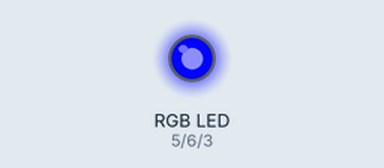
Bench run of a sketch on a simulated Arduino Uno, built with avr-gcc and run on an emulated ATmega328P. Shown: an RGB LED mixed from three pins (HIGH = lit).

Above: at 0.05 s.
At 1.95 s:
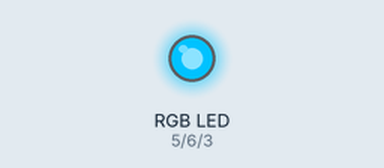
At 3.85 s:
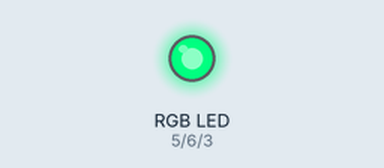
At 5.75 s:
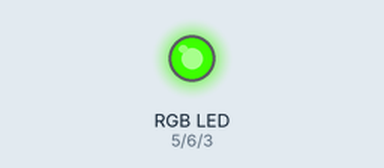
At 7.65 s:
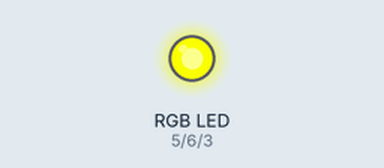
At 15.25 s:
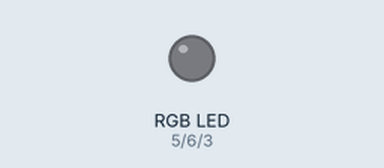
Timing chart, 0 to 19.9 s (numbered marks = the images above):
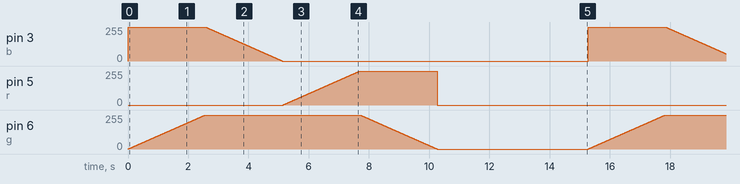

The sketch:

vibgyor.ino
```cpp
int b=3;
int r=5;
int g=6;

int t=10;
int i=0;
int j=0;
int k=0;

void setup()
{

pinMode (r,OUTPUT);
pinMode (g,OUTPUT);
pinMode (b,OUTPUT);

}//setup

void loop()
{
  //VIBGYOR
  for(i=0;i<=255;i++)
  {
    analogWrite(r,0);
    analogWrite(g,i);
    analogWrite(b,255);
    delay(t);
  }//for

  for(j=255;j>=0;j--)
  {
    analogWrite(r,0);
    analogWrite(g,255);
    analogWrite(b,j);
    delay(t);
  }//for

  for(k=0;k<=255;k++)
  {
    analogWrite(r,k);
    analogWrite(g,255);
    analogWrite(b,0);
    delay(t);
  }//for

  for(i=255;i>=0;i--)
  {
    analogWrite(r,255);
    analogWrite(g,i);
    analogWrite(b,0);
    delay(t);
  }//for

 analogWrite(r,0);
 analogWrite(g,0);
 analogWrite(b,0);
 delay(5000);

}//loop
```

Measured:
- by itself, pin 3 (b): ramps from 255/255 to 0/255 and jumps back, once every 15.3 s
- by itself, pin 5 (r): ramps from 0/255 to 255/255 and jumps back, once every 15.3 s
